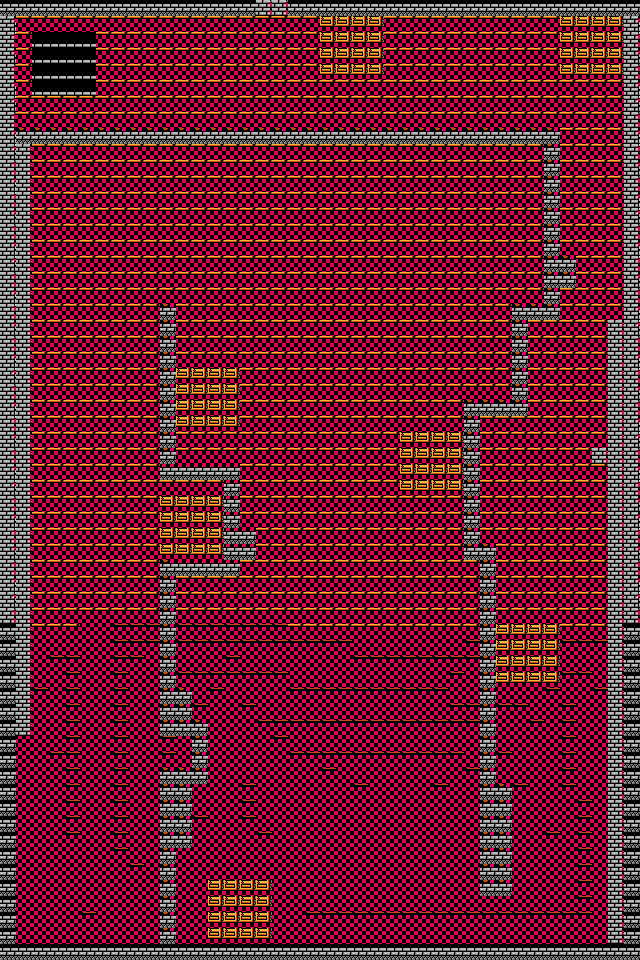

Rendered tile map (Tiled .tmx) drawn with the repository's tilesets; below, a short description and the map source with its tile grids summarised:
An orthogonal 40x60 tile map with 16x16 px tiles, 4 tile layers (bg, collision, teleport, hide).

<map version="1.10" tiledversion="1.10.2" orientation="orthogonal" renderorder="right-down" width="40" height="60" tilewidth="16" tileheight="16" infinite="0" nextlayerid="7" nextobjectid="1">
 <tileset firstgid="1" source="NES - Casino Kid - Casino.tsx" />
 <layer id="1" name="bg" width="40" height="60">
  <data>[2400 cells, 2209 non-empty, 8 distinct tile ids]</data>
 </layer>
 <layer id="3" name="collision" width="40" height="60">
  <data>[2400 cells, 429 non-empty, 19 distinct tile ids]</data>
 </layer>
 <layer id="6" name="teleport" width="40" height="60">
  <data>[2400 cells, 16 non-empty, 1 distinct tile ids]</data>
 </layer>
 <layer id="5" name="hide" width="40" height="60">
  <data>[2400 cells, 112 non-empty, 1 distinct tile ids]</data>
 </layer>
</map>